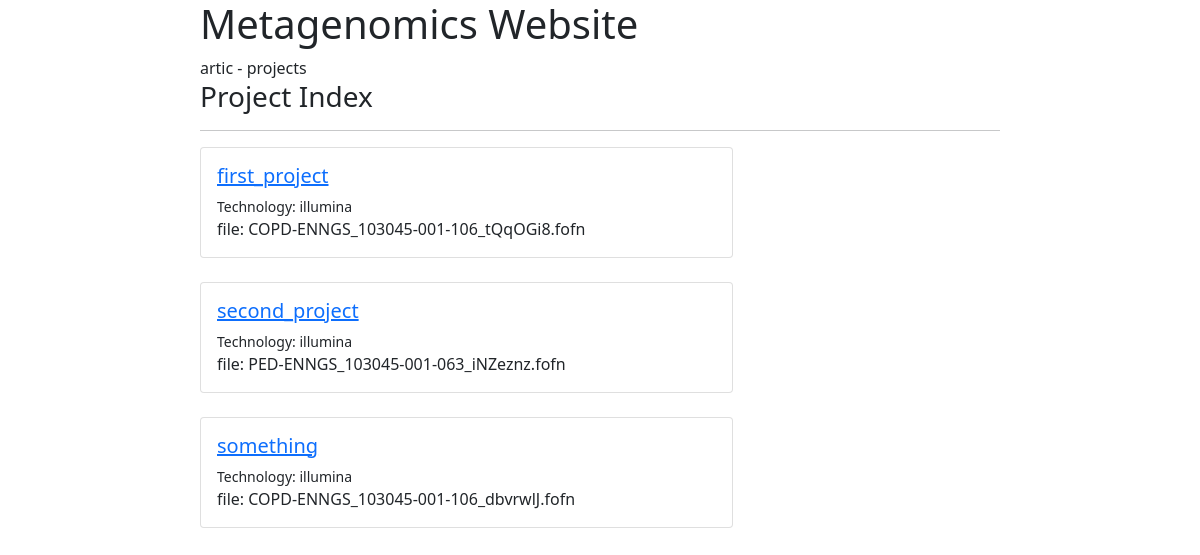
Page /projects/ (signed in) on the committed database.
### pipeline/models.py (models this page shows, shortened)
class Project(models.Model):
    user = models.ForeignKey(User, editable=False, on_delete= models.CASCADE)
    title= models.CharField(max_length= 100)
    created_on= models.DateTimeField(auto_now_add= True)
    technology= models.ForeignKey(Technology, on_delete= models.CASCADE, blank= True, null= True) #, choices= [(x.id, x.name) for x in Technology])
    samples = models.FileField(null=True, blank=True, storage= fofnpath)

class Technology(models.Model):
    name= models.CharField(max_length= 15)

### pipeline/views.py (the view)
# urls.py: path('projects/', project_index, name= "project_index"),
def project_index(request):
    print(request.user)
    projects= Project.objects.filter(user= request.user)
    context= {
        "projects": projects,
        "user": request.user
    }
    return render(request, "project_list.html", context)

### pipeline/templates/project_list.html
{% extends "base.html" %}
{% block content %}
<div  class="col-md-8 offset-md-2">
{{ user.username|default:'Guest' }} - projects
<h3>Project Index</h3>
<hr>
    {% for project in projects %}
        <div class="col-md-8">
            <div class="card mb-4">
                <div class="card-body">
                    <h5 class="card-title"><a href="{% url 'pipeline:profile_detail' project.pk%}">{{ project.title }}</a></h5>
                    <small>
                        Technology: {{ project.technology.name }}
                    </small>
                    <p class="card-text">file: {{ project.samples }}</p>
                </div>
            </div>
        </div>
    {% endfor %}
</div>
{% endblock %}

### templates/base.html (shortened to what this page needs)
<link href="https://cdn.jsdelivr.net/npm/bootstrap@5.1.3/dist/css/bootstrap.min.css" rel="stylesheet">
<div class="col-md-8 offset-md-2">
<h1>Metagenomics Website</h1>
</div>
{% block content %}
{% endblock %}

### rows in the picture
Project: title "first_project", technology.name "illumina", samples "COPD-ENNGS_103045-001-106_tQqOGi8.fofn"
Project: title "second_project", technology.name "illumina", samples "PED-ENNGS_103045-001-063_iNZeznz.fofn"
Project: title "something", technology.name "illumina", samples "COPD-ENNGS_103045-001-106_dbvrwlJ.fofn"

### other values in the picture
{{ user.username|default:'Guest' }} "artic"
